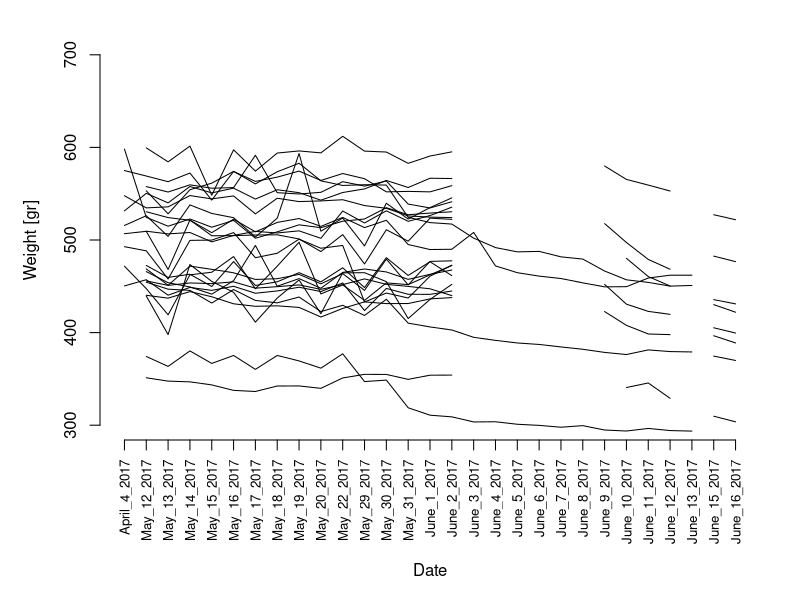

This figure's R source:

bw <- read.csv('bird_weights_lab25.csv')
days_labs <- names(bw)[2:length(names(bw))]

# x11(width=5,height=5)
pdf(file='tracking_weights.pdf',width=7,height=6)
par(mar=c(8,5,2,2))
plot(NULL,type='n',xlim=c(1,length(days_labs)),ylim=c(300,700),
     axes=F,ann=F)
for(r in 1:nrow(bw)){
  lines(1:length(days_labs),bw[r,days_labs])
}
axis(2)
axis(1,at=1:length(days_labs),days_labs,las=2,cex.axis=.8)
mtext('Weight [gr]',2,line=3)
mtext('Date',1,line=6)
dev.off()
